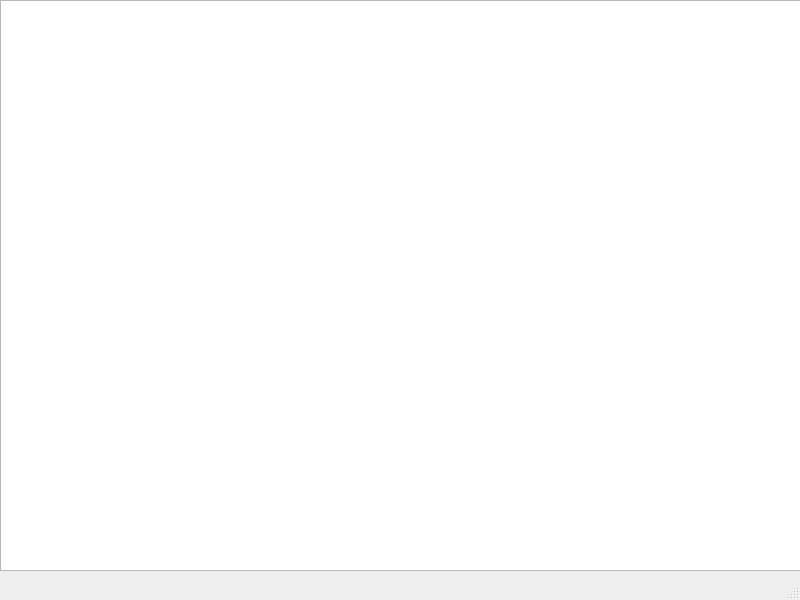
<?xml version="1.0" encoding="UTF-8"?>
<ui version="4.0">
 <class>DinoDefense</class>
 <widget class="QMainWindow" name="DinoDefense">
  <property name="geometry">
   <rect>
    <x>0</x>
    <y>0</y>
    <width>800</width>
    <height>600</height>
   </rect>
  </property>
  <property name="windowTitle">
   <string>DinoDefense</string>
  </property>
  <property name="layoutDirection">
   <enum>Qt::LeftToRight</enum>
  </property>
  <property name="toolButtonStyle">
   <enum>Qt::ToolButtonIconOnly</enum>
  </property>
  <property name="documentMode">
   <bool>false</bool>
  </property>
  <property name="tabShape">
   <enum>QTabWidget::Rounded</enum>
  </property>
  <widget class="QWidget" name="centralwidget">
   <widget class="MapView" name="graphicsView">
    <property name="geometry">
     <rect>
      <x>0</x>
      <y>0</y>
      <width>801</width>
      <height>571</height>
     </rect>
    </property>
   </widget>
  </widget>
  <widget class="QStatusBar" name="statusbar"/>
 </widget>
 <customwidgets>
  <customwidget>
   <class>MapView</class>
   <extends>QGraphicsView</extends>
   <header>world.map_view</header>
  </customwidget>
 </customwidgets>
 <resources/>
 <connections/>
</ui>
